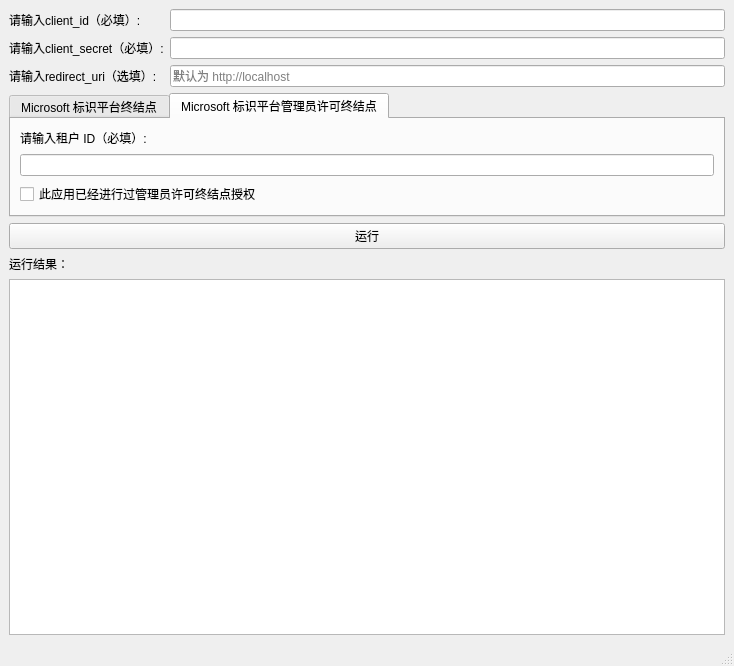
<?xml version="1.0" encoding="UTF-8"?>
<ui version="4.0">
 <class>MainWindow</class>
 <widget class="QMainWindow" name="MainWindow">
  <property name="geometry">
   <rect>
    <x>0</x>
    <y>0</y>
    <width>734</width>
    <height>666</height>
   </rect>
  </property>
  <property name="windowTitle">
   <string>get_microsoft_token</string>
  </property>
  <widget class="QWidget" name="centralwidget">
   <layout class="QGridLayout" name="gridLayout">
    <item row="0" column="0">
     <widget class="QLabel" name="label">
      <property name="text">
       <string>请输入client_id（必填）:</string>
      </property>
     </widget>
    </item>
    <item row="1" column="1">
     <widget class="QLineEdit" name="lineEdit_2"/>
    </item>
    <item row="6" column="0">
     <widget class="QLabel" name="label_5">
      <property name="text">
       <string>运行结果：</string>
      </property>
     </widget>
    </item>
    <item row="7" column="0" colspan="2">
     <widget class="QTextBrowser" name="textBrowser"/>
    </item>
    <item row="2" column="0">
     <widget class="QLabel" name="label_3">
      <property name="text">
       <string>请输入redirect_uri（选填）:</string>
      </property>
     </widget>
    </item>
    <item row="0" column="1">
     <widget class="QLineEdit" name="lineEdit"/>
    </item>
    <item row="5" column="0" colspan="2">
     <widget class="QPushButton" name="pushButton">
      <property name="text">
       <string>运行</string>
      </property>
     </widget>
    </item>
    <item row="2" column="1">
     <widget class="QLineEdit" name="lineEdit_3">
      <property name="toolTip">
       <string/>
      </property>
      <property name="statusTip">
       <string/>
      </property>
      <property name="whatsThis">
       <string/>
      </property>
      <property name="styleSheet">
       <string notr="true"/>
      </property>
      <property name="inputMask">
       <string/>
      </property>
      <property name="text">
       <string/>
      </property>
      <property name="placeholderText">
       <string>默认为 http://localhost</string>
      </property>
      <property name="clearButtonEnabled">
       <bool>false</bool>
      </property>
     </widget>
    </item>
    <item row="1" column="0">
     <widget class="QLabel" name="label_2">
      <property name="text">
       <string>请输入client_secret（必填）:</string>
      </property>
     </widget>
    </item>
    <item row="3" column="0" rowspan="2" colspan="2">
     <widget class="QTabWidget" name="tabWidget">
      <property name="currentIndex">
       <number>1</number>
      </property>
      <widget class="QWidget" name="tab">
       <attribute name="title">
        <string>Microsoft 标识平台终结点</string>
       </attribute>
       <layout class="QGridLayout" name="gridLayout_2">
        <item row="3" column="0" colspan="3">
         <widget class="QLabel" name="label_4">
          <property name="text">
           <string>请输入refresh_token（选填）:</string>
          </property>
         </widget>
        </item>
        <item row="4" column="0" rowspan="2" colspan="4">
         <widget class="QLineEdit" name="lineEdit_4">
          <property name="text">
           <string/>
          </property>
         </widget>
        </item>
       </layout>
      </widget>
      <widget class="QWidget" name="tab_2">
       <attribute name="title">
        <string>Microsoft 标识平台管理员许可终结点</string>
       </attribute>
       <layout class="QGridLayout" name="gridLayout_3">
        <item row="1" column="0">
         <widget class="QLabel" name="label_6">
          <property name="text">
           <string>请输入租户 ID（必填）:</string>
          </property>
         </widget>
        </item>
        <item row="2" column="0" colspan="2">
         <widget class="QLineEdit" name="lineEdit_5"/>
        </item>
        <item row="3" column="0">
         <widget class="QCheckBox" name="checkBox">
          <property name="text">
           <string>此应用已经进行过管理员许可终结点授权</string>
          </property>
         </widget>
        </item>
       </layout>
      </widget>
     </widget>
    </item>
   </layout>
  </widget>
  <widget class="QMenuBar" name="menubar">
   <property name="geometry">
    <rect>
     <x>0</x>
     <y>0</y>
     <width>734</width>
     <height>22</height>
    </rect>
   </property>
  </widget>
  <widget class="QStatusBar" name="statusbar"/>
 </widget>
 <resources/>
 <connections/>
</ui>
